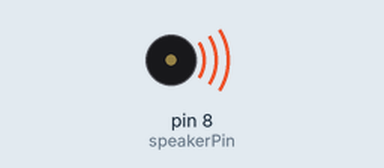
A sketch run on a simulated Arduino Uno, built with avr-gcc and run on an emulated ATmega328P. Shown: buzzer (waves = sounding).

Above: at 0.2 s.
Timing chart, 0 to 3.2 s (numbered marks = the images above):
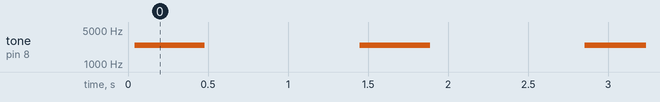

Measured:
- by itself, tone on pin 8 (speakerPin): alternates 2458 Hz for 0.44 s and silent for 0.97 s

The sketch:

Buzzer1.ino
```cpp
int speakerPin = 8;

void setup(){
  pinMode(speakerPin, OUTPUT);
}

void loop(){
  //use for loop to make the speaker beep
  for (int i=0; i<1000;i++){
    digitalWrite(speakerPin, HIGH);
    delayMicroseconds(200);
    digitalWrite(speakerPin, LOW);
    delayMicroseconds(200);
  }
  delay(1000);
  //delay for 1 sec
}
```
